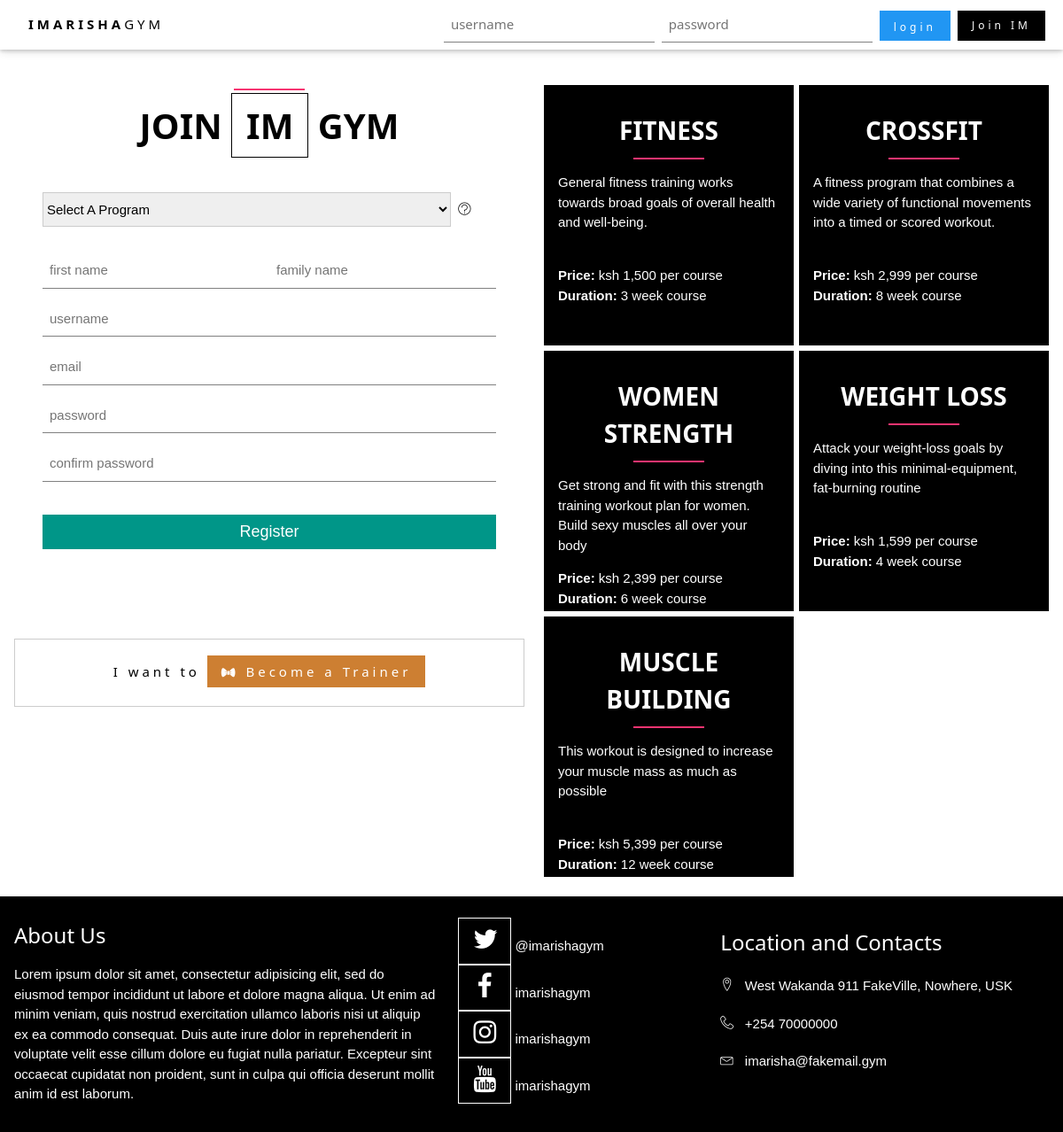
Page /member-signup.php on the committed database.
### tables this page shows
CREATE TABLE `programs` (
  `prog_id` int(11) NOT NULL,
  `prog_title` varchar(255) NOT NULL,
  `prog_price` int(11) NOT NULL,
  `prog_duration` int(11) NOT NULL DEFAULT '4',
  `prog_descr` text NOT NULL,
  `prog_pic` varchar(255) NOT NULL DEFAULT 'default_program.jpg'
);

### member-signup.php (called while the page is built, shortened)
<?php require 'includes/controllers/controller-member-signup.php'; ?>
<?php require 'includes/views/head.php'; ?>
<?php require 'includes/views/persistent-navbar-guest.php'; ?>
<?php require 'includes/views/content-member-signup.php'; ?>
<?php require 'includes/views/footer.php'; ?>

### includes/controllers/controller-member-signup.php (called while the page is built, shortened)
<?php require 'includes/db/connectdb-imarisha.php'; ?>
<?php require 'includes/db/functions-db.php' ?>
<?php
$fname = isset($_POST['fname']) ? sanitize($_POST['fname']) : '';
$lname = isset($_POST['lname']) ? sanitize($_POST['lname']) : '';
$username = isset($_POST['username']) ? sanitize($_POST['username']) : '';
$email = isset($_POST['email']) ? $_POST['email'] : false;
$prog_id = isset($_POST['prog_id']) ? $_POST['prog_id'] : '';
$programs_data = getPrograms($conn);
?>

### includes/db/functions-db.php (called while the page is built, shortened)
<?php
function getPrograms($conn, $condition=1)
{
	$sql_select_prog = "
		SELECT *
	  FROM programs
		WHERE " . $condition;
	$result = mysqli_query($conn, $sql_select_prog);
	$programs_data = array();
	if ($result && mysqli_num_rows($result) > 0) {
	  while($row = mysqli_fetch_assoc($result)) {
	  	$programs_data[$row['prog_id']] = $row;
	  }
	}
	return $programs_data;
}
?>

### includes/views/content-member-signup.php (the view, shortened to what this page needs)
<div class="w3-content w3-padding-16" id="member-signup-container">
	<section class="w3-row-padding">
		<article class="w3-col l6" id="signup-section" style="">
			<section id="member-signup" class="w3-panel w3-padding">
	      <h2 class="service-title w3-padding-12 w3-center">
	        Join <span class="w3-border w3-border-black w3-padding">IM</span> Gym
	      </h2>
				<form onsubmit='validate(); return false' class="w3-container w3-padding" method="POST" action="<?php echo htmlspecialchars($_SERVER['PHP_SELF']);?>" name="signup" id="signup-form">
					<p>
						<select class="prog-select w3-select w3-border" name="prog_id" id="prog-select" style="text-transform: capitalize;display: inline-block;width: 90%" required>
						  <option disabled selected>Select a program</option>
						  <?php foreach ($programs_data as $prog_id => $program): ?>
								<?php
									$preselected = (isset($_GET['prog_id']) && $prog_id == $_GET['prog_id'])
										|| (isset($_POST['prog_id']) && $prog_id == $_POST['prog_id'])
										? $prog_id : false;
								?>
						  <?php endforeach ?>
						</select>&nbsp;
						<a href="#<?php if( isset($preselected) && $preselected ) echo "prog" . $preselected ?>" id="prog-more" style="text-decoration: none;"><i class="lnr lnr-question-circle"></i></a>
					</p>
					<p>
						<p class='w3-half'>
							<input class="w3-input w3-validate" type="text" name="fname" placeholder="first name" id="fname" value="<?php echo $fname; ?>" required>
						</p>
						<p class='w3-half'>
							<input class="w3-input w3-validate" type="text" name="lname" placeholder="family name" id="lname" value="<?php echo $lname; ?>" required>
						</p>
					</p>
					<p>
						<input class="w3-input" type="text" name="username" placeholder="username" id="username" value="<?php if ($username && !$username_error) echo $username?>" required>
					</p>
					<p>
						<input class="w3-input" type="email" name="email" placeholder="email" id="email" value="<?php if ($email && !($invalid_email_error || $email_error)) echo $email ?>" required>
					</p>
					<p>
						<input class="w3-input" type="password" name="pass" placeholder="password" id="pass" oninput="validate_password()" required>
					</p>
					<p>
						<input class="w3-input" type="password" name="pass2" placeholder="confirm password" id="pass2" oninput="validate_password()" required>
					</p>
					<p>
					  <button type="submit" class="w3-btn-block w3-teal w3-large">Register</button>
					</p>
				</form>
			</section>
			<section id="trainer-signup" class="w3-card w3-center w3-padding w3-wide" style="margin-top: 70px;">
				<p class="w3-panel">
					I want to <a href="become-trainer.php" class=" w3-bronze w3-padding" style="text-decoration:none;"><i class="ion-bowtie" style="vertical-align: -2px;font-size: 1.2em"></i>&nbsp;Become a Trainer</a>
				</p>
			</section>
		</article>
		<article class="w3-col l6" id="program-descr" style="margin-top: 30px;">
			<section class="w3-row">
			<?php foreach ($programs_data as $prog_id => $program): ?>
				<?php
					$preselected = (isset($_GET['prog_id']) && $prog_id == $_GET['prog_id'])
						|| (isset($_POST['prog_id']) && $prog_id == $_POST['prog_id'])
				?>
				<div class="prog w3-col l6 w3-leftbar w3-bottombar w3-border-white w3-padding <?php echo $preselected ? 'selected_prog' : 'w3-black' ?> " id="prog<?php echo $prog_id ?>" style="height: 300px;">
					<h2 class="prog-title w3-padding-12 w3-center">
						<?php echo $program['prog_title'] ?>
					</h2>
					<p style="height: 90px;text-overflow: auto;"><?php echo $program['prog_descr'] ?></p>
					<p>
						<b>Price: </b> ksh <?php echo number_format($program['prog_price']) ?> per course <br>
						<b>Duration: </b> <?php echo $program['prog_duration'] ?> week course
					</p>
				</div>
			<?php endforeach ?>
			</section>
		</article>
	</section>
</div>

### public/stylesheets/style.css (style rules this page uses)
h2.prog-title { font-size: 28px; position: relative; text-transform: uppercase; font-weight: 700; }
h2.prog-title:after { width: 80px; height: 2px; background: #f73471; content: ""; position: absolute; bottom: 0; left: 50%; -webkit-transform: translateX(-50%); -ms-transform: translateX(-50%); transform: translateX(-50%); }
.service-title { font-size: 40px; position: relative; padding-top: 30px; text-transform: uppercase; font-weight: 800; }
.service-title:before { width: 80px; height: 2px; background: #f73471; content: ""; position: absolute; top: 0; left: 50%; -webkit-transform: translateX(-50%); -ms-transform: translateX(-50%); transform: translateX(-50%); }
#member-signup-container { max-width: 1564px; margin-top: 50px; }

### rows in the picture
programs: prog_title "FITNESS", prog_descr "General fitness training works towards broad goals of overall health and well-being.", prog_price "1,500", prog_duration "3"
programs: prog_title "CROSSFIT", prog_descr "A fitness program that combines a wide variety of functional movements into a timed or scored workout.", prog_price "2,999", prog_duration "8"
programs: prog_title "WOMEN STRENGTH", prog_descr "Get strong and fit with this strength training workout plan for women. Build sexy muscles all over your body", prog_price "2,399", prog_duration "6"
programs: prog_title "WEIGHT LOSS", prog_descr "Attack your weight-loss goals by diving into this minimal-equipment, fat-burning routine", prog_price "1,599", prog_duration "4"
programs: prog_title "MUSCLE BUILDING", prog_descr "This workout is designed to increase your muscle mass as much as possible", prog_price "5,399", prog_duration "12"
